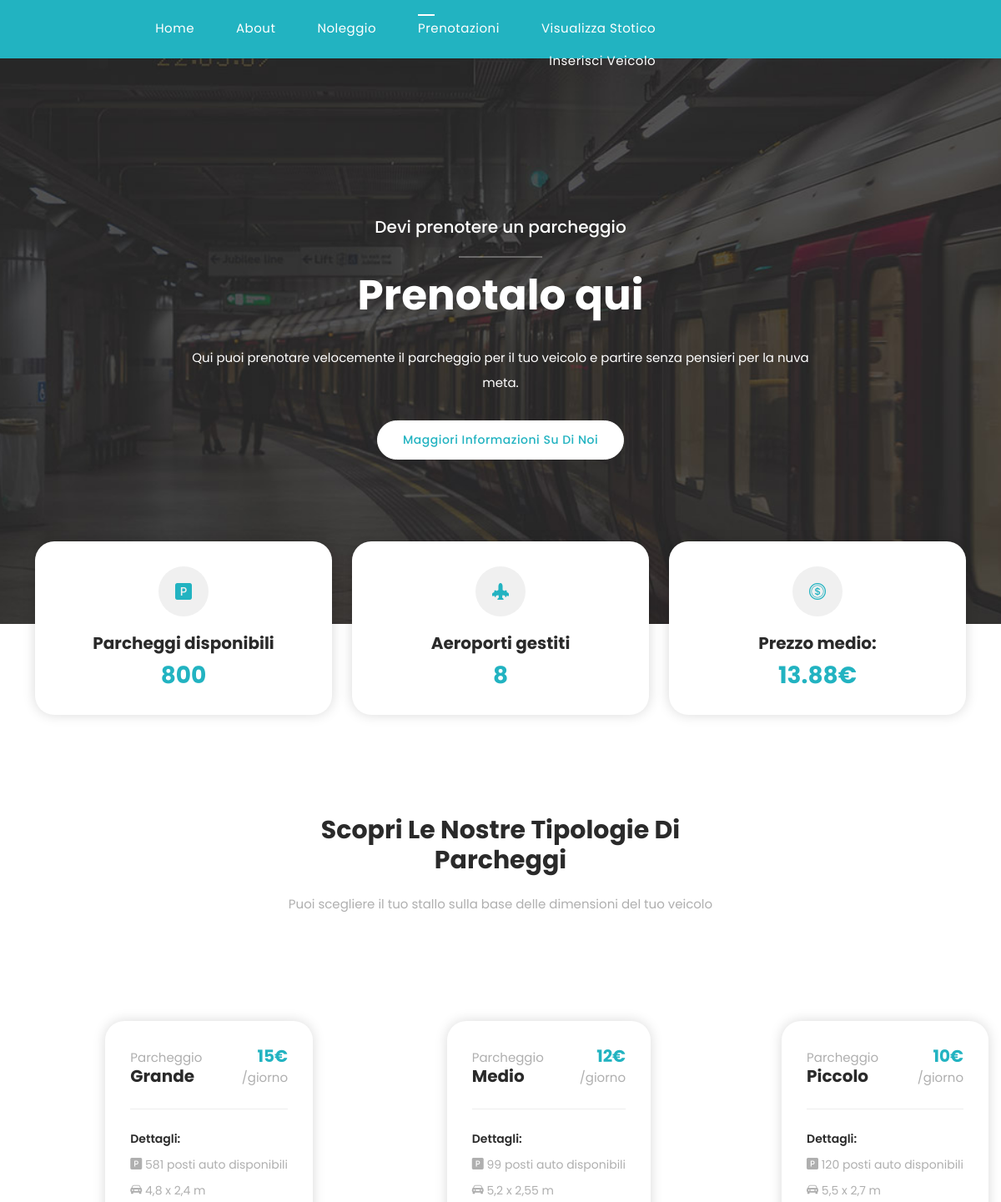
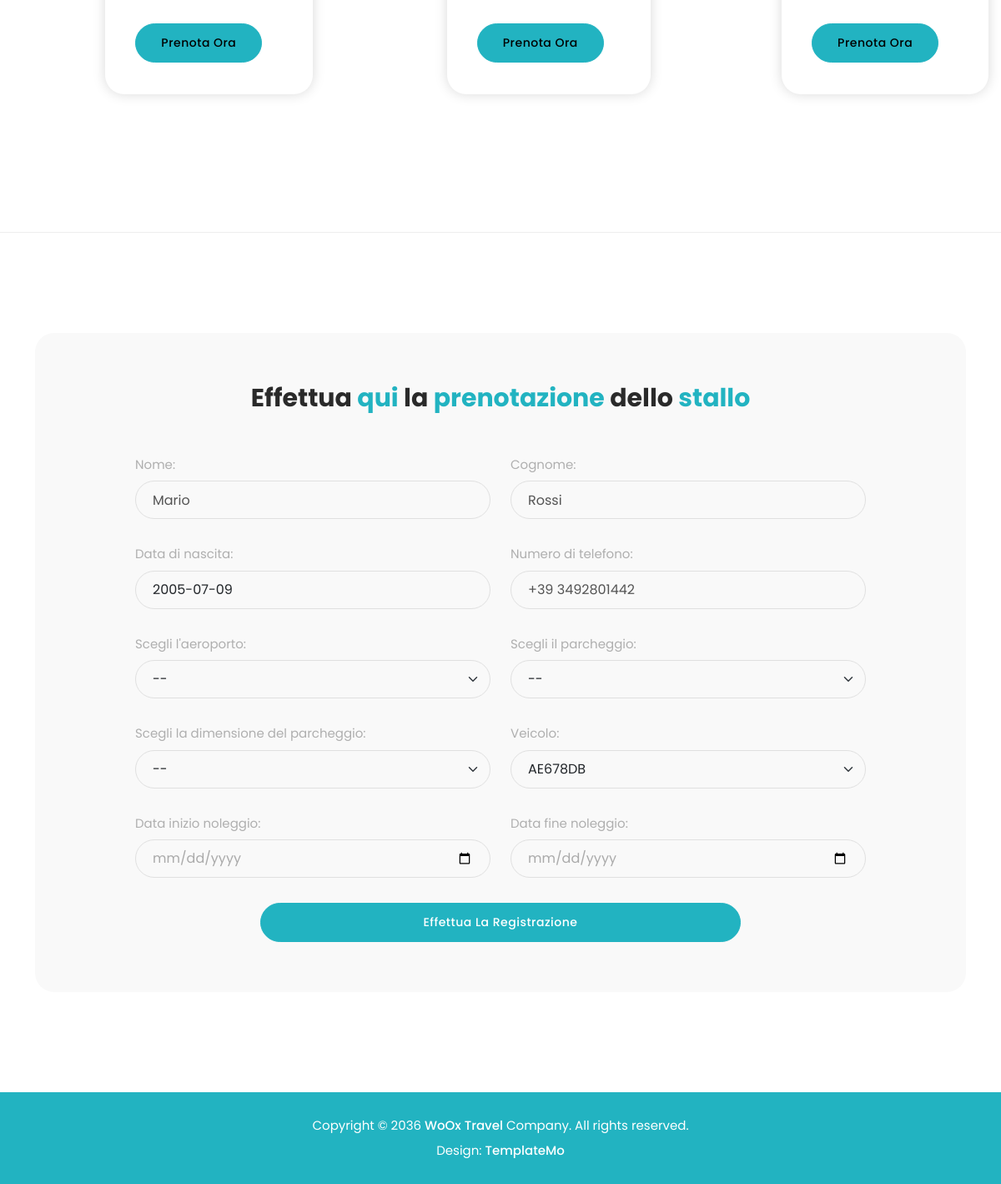
Screenshot of /prenotaParcheggio.php (signed in) with the database file from the repository (2 pictures, top to bottom).
### tables this page shows
CREATE TABLE `Utente` (
  `mail` varchar(128) NOT NULL,
  `nome` varchar(64) NOT NULL,
  `cognome` varchar(64) NOT NULL,
  `dataNascita` date NOT NULL,
  `numeroTelefono` varchar(10) NOT NULL,
  `password` varchar(128) NOT NULL
);

### prenotaParcheggio.php (the view, shortened to what this page needs)
<!DOCTYPE html>
<html lang="en">
<head>
  <link href="vendor/bootstrap/css/bootstrap.min.css" rel="stylesheet">
  <link rel="stylesheet" href="https://cdn.jsdelivr.net/npm/bootstrap-icons@1.11.3/font/bootstrap-icons.min.css">
  <link rel="stylesheet" href="assets/css/fontawesome.css">
  <link rel="stylesheet" href="assets/css/templatemo-woox-travel.css">
  <link rel="stylesheet" href="assets/css/owl.css">
  <link rel="stylesheet" href="assets/css/animate.css">
  <link rel="stylesheet" href="https://unpkg.com/swiper@7/swiper-bundle.min.css" />
</head>
<body>
  <header class="header-area header-sticky">
    <div class="container">
      <div class="row">
        <div class="col-12">
          <nav class="main-nav">
            <ul class="nav">
              <li><a href="home.php">Home</a></li>
              <li><a href="about.php">About</a></li>
              <li><a href="noleggioAuto.php">Noleggio</a></li>
              <li><a href="prenotaParcheggio.php" class="active">Prenotazioni</a></li>
              <li><a href="storico.php">Visualizza Stotico</a></li>
              <li><a href="inserisciVeicolo.php">Inserisci Veicolo</a></li>
            </ul>
          </nav>
        </div>
      </div>
    </div>
  </header>
  <div class="second-page-heading">
    <div class="container">
      <div class="row">
        <div class="col-lg-12">
          <h4>Devi prenotere un parcheggio</h4>
          <h2>Prenotalo qui</h2>
          <p>Qui puoi prenotare velocemente il parcheggio per il tuo veicolo e partire senza pensieri per la nuva meta.</p>
          <div class="main-button"><a href="about.html">Maggiori informazioni su di noi</a></div>
        </div>
      </div>
    </div>
  </div>
  <div class="more-info reservation-info">
    <div class="container">
      <div class="row">
        <div class="col-lg-4 col-sm-6">
          <div class="info-item">
            <i class="bi bi-p-square-fill"></i>
            <h4>Parcheggi disponibili</h4>
            <h3 style="color: #22b3c1;">
              <?php
              include("connessione.php");
              $sql = "SELECT COUNT(*) FROM `PostoAuto`";
              $result = $conn->query($sql);
              if ($result === false) {
              } else {
                $row = $result->fetch_assoc();
                $count = $row['COUNT(*)'];
                echo $count;
              }
              ?>
            </h3>
          </div>
        </div>
        <div class="col-lg-4 col-sm-6">
          <div class="info-item">
            <i class="bi bi-airplane-engines-fill"></i>
            <h4>Aeroporti gestiti</h4>
            <h3 style="color: #22b3c1;">
              <?php
              $sql = "SELECT COUNT(*) FROM `Aeroporti`";
              $result = $conn->query($sql);
              if ($result === false) {
              } else {
                $row = $result->fetch_assoc();
                $count = $row['COUNT(*)'];
                echo $count;
              }
              ?>
            </h3>
          </div>
        </div>
        <div class="col-lg-4 col-sm-6">
          <div class="info-item">
            <i class="bi bi-coin"></i>
            <h4>Prezzo medio:</h4>
            <h3 style="color: #22b3c1;">
              <?php
              $sql = "SELECT AVG(CostoGiornaliero) FROM `PostoAuto`";
              $result = $conn->query($sql);
              if ($result === false) {
              } else {
                $row = $result->fetch_assoc();
                $prezzoMedio = $row['AVG(CostoGiornaliero)'];
                $prezzo = round($prezzoMedio, 2);
                echo $prezzo . "€";
              }
              ?>
            </h3>
          </div>
        </div>
      </div>
    </div>
  </div>
  <div class="weekly-offers">
    <div class="container">
      <div class="row">
        <div class="col-lg-6 offset-lg-3">
          <div class="section-heading text-center">
            <h2>Scopri le nostre tipologie di parcheggi</h2>
            <p>Puoi scegliere il tuo stallo sulla base delle dimensioni del tuo veicolo</p>
          </div>
        </div>
      </div>
    </div>
    <div class="container-fluid">
      <div class="row">
        <div class="col-lg-12">
          <div class="owl-weekly-offers owl-carousel">
            <?php
            $sql = "SELECT DISTINCT `Dimensioni` FROM `PostoAuto`";
            $result = $conn->query($sql);
            if ($result === false) {
              echo "Errore nella query: " . $conn->error;
            } else {
              if ($result->num_rows > 0) {
                while ($row = $result->fetch_assoc()) {
                  $sql2 = "SELECT AVG(CostoGiornaliero) AS `costoMedio` FROM `PostoAuto` WHERE `Dimensioni` = '" . $row['Dimensioni'] . "'";
                  $result2 = $conn->query($sql2);
                  if ($result2 === false) {
                    echo "Errore nella query: " . $conn->error;
                  } else {
                    $row2 = $result2->fetch_assoc();
                    $prezzoParcheggio = round($row2['costoMedio'], 2);
                  }
                  $sql3 = "SELECT COUNT(*) AS `numParcheggi` FROM `PostoAuto` WHERE `Dimensioni`= '" . $row['Dimensioni'] . "'";
                  $result3 = $conn->query($sql3);
                  if ($result3 === false) {
                    echo "Errore nella query: " . $conn->error;
                  } else {
                    $row3 = $result3->fetch_assoc();
                    $numParcheggi = $row3['numParcheggi'];
                  }
                  $dimensioni = "";
                  $img = "";
                  switch ($row['Dimensioni']) {
                    case "Grande":
                      $dimensioni = "4,8 x 2,4";
                      $img = "https://img.freepik.com/premium-vector/parking-lot-with-car-city-background-car-parking-icon-parking-space-parking-lot-car-parking-concept-vector-illustration_735449-108.jpg?size=626&ext=jpg";
                      break;
                    case "Medio":
                      $dimensioni = "5,2 x 2,55";
                      $img = "https://i.pinimg.com/736x/78/b4/9b/78b49b274519ecc816bfc5d4bbe7631e.jpg";
                      break;
                    case "Piccolo":
                      $dimensioni = "5,5 x 2,7";
                      $img = "https://img.freepik.com/premium-vector/car-parking-sign-parking-space-icon-parking-lot-car-parking-flat-style-vector-illustration-web-element_435184-1157.jpg";
                      break;
                  }
                  echo "<div class='item'>
                          <div class='thumb'>
                            <img src='" . $img . "' alt=''>
                            <div class='text'>
                              <h4><span>Parcheggio</span><br>" . $row['Dimensioni'] . "</h4>
                              <h6>" . $prezzoParcheggio . "€<br><span>/giorno</span></h6>
                              <div class='line-dec'></div>
                              <ul>
                                <li>Dettagli:</li>
                                <li><i class='bi bi-p-square-fill'></i> " . $numParcheggi . " posti auto disponibili</li>
                                <li><i class='bi bi-car-front-fill'></i> " . $dimensioni . " m</li>
                              </ul>
                              <div class='main-button'>
                                <form method='POST' action='prenotaParcheggio.php'>
                                  <input name='dimen' value='" . $row['Dimensioni'] . "' hidden>
                                  <button style='border-style: none; background-color: white;' type='submit'><a>Prenota ora</a></button>
                                </form>
                              </div>
                            </div>
                          </div>
                        </div>";
                }
              } else {
                echo "0 risultati";
              }
            }
            ?>
          </div>
        </div>
      </div>
    </div>
  </div>
  <div class="reservation-form">
    <div class="container">
      <div class="row">
        <div class="col-lg-12">
          <form id="reservation-form" name="gs" method="Post"  action="resocontoPrenotazione.php">
            <div class="row">
              <div class="col-lg-12">
                <h4>Effettua <em>qui</em> la <em>prenotazione</em> dello <em>stallo</em></h4>
              </div>
              <div class="col-lg-6">
                <fieldset>
                  <label for="Name" class="form-label">Nome: </label>
                  <?php
                  $mail = $_SESSION["utente"];
                  $sql = "SELECT `nome`, `cognome`, `dataNascita`, `numeroTelefono`  FROM `Utente` WHERE `mail` = '" . $mail . "'";
                  $result = $conn->query($sql);
                  if ($result === false) {
                  } else {
                    $row = $result->fetch_assoc();
                    $nome = $row['nome'];
                    $cognome = $row['cognome'];
                    $dataNascita = $row['dataNascita'];
                    $numeroTelefono = $row['numeroTelefono'];
                  }
                  echo "<input type='text' name='nome' class='Name' value='$nome' disabled>
                          <input type='text' name='nome' class='Name' value='$nome' hidden>";
                  ?>
                </fieldset>
              </div>
              <div class="col-lg-6">
                <fieldset>
                  <label for="cognome" class="form-label">Cognome: </label>
                  <?php
                  echo "<input type='text' name='cognome' class='Name' value='$cognome' disabled>
                    <input type='text' name='cognome' class='Name' value='$cognome' hidden>";
                  ?>
                </fieldset>
              </div>
              <div class="col-lg-6">
                <fieldset>
                  <label for="dataNascita" class="form-label">Data di nascita: </label>
                  <?php
                  echo "<input style='color: #212529;' type='text' name='dataNascita' class='date' value='$dataNascita' disabled>
                    <input style='color: #212529;' type='text' name='dataNascita' class='date' value='$dataNascita' hidden>";
                  ?>
                </fieldset>
              </div>
              <div class="col-lg-6">
                <fieldset>
                  <label for="numeroTel" class="form-label">Numero di telefono: </label>
                  <?php
                  echo "<input type='text' name='numeroTel' class='number' value='+39 " . $numeroTelefono . "' disabled>
                    <input type='text' name='numeroTel' class='number' value='+39 " . $numeroTelefono . "' hidden>";
                  ?>
                </fieldset>
              </div>
              <div class="col-lg-6">
                <fieldset>
                  <label for="aeroporto" class="form-label">Scegli l'aeroporto: </label>
                  <select name="aeroporto" class='form-select' aria-label='Default select example' onChange='getParcheggi(this.value)'>
                    <option value=''>--</option>
                  </select>
                </fieldset>
              </div>
              <div class="col-lg-6">
                <fieldset>
                  <label for="parcheggio" class="form-label">Scegli il parcheggio: </label>
                  <select name="parcheggio" id="selectParcheggi" class='form-select' aria-label='Default select example'>
                    <option value=''>--</option>
                  </select>
                </fieldset>
              </div>
              <div class="col-lg-6">
                <fieldset>
                  <label for="dimensioni" class="form-label">Scegli la dimensione del parcheggio: </label>
                  <?php
                  if($_SERVER["REQUEST_METHOD"] == "POST"){
                    $dimensioni = $_POST["dimen"];
                    echo "<input type='text' name='dimensioni' class='number' value='" . $dimensioni . "' disabled>
                    <input type='text' name='dimensioni' class='number' value='" . $dimensioni . "' hidden>";
                  } else {
                    echo "<select name='dimensioni' class='form-select' aria-label='Default select example'>
                            <option value=''>--</option>
                            <option value='Grande'>Grande</option>
                            <option value='Medio'>Medio</option>
                            <option value='Piccolo'>Piccolo</option>
                          </select>";
                  }
                  ?>
                </fieldset>
              </div>
              <div class="col-lg-6">
                <fieldset>
                  <label for="veicolo" class="form-label">Veicolo: </label>
                  <?php
                  $sql = "SELECT `targa` FROM `Veicolo` WHERE `mail` = '" . $_SESSION['utente'] . "'";
                  $result = $conn->query($sql);
                  if ($result->num_rows > 0) {
                    echo "<select name='targa' class='form-select' aria-label='Default select example'>";
                    while ($row = $result->fetch_assoc()) {
                      echo "<option value='" . $row['targa'] . "'>" . $row['targa'] . "</option>";
                    }
                    echo "</select>";
                  } else {
                    if ($result->num_rows == 1) {
                      echo "<input type='text' name='targa' class='form-control' value='".$row['targa']."' disabled>";
                    } else {
                      echo "<input type='text' name='targa' id='errore' class='form-control' placeholder='Nessun veicolo disponibile' disabled>";
                    }
                  }
                  ?>
                </fieldset>
              </div>
              <div class="col-lg-6">
                <fieldset>
                  <label for="dataInizio" class="form-label">Data inizio noleggio:</label>
                  <input type="date" id="dataInizio" name="dataInizio" class="date" required>
                </fieldset>
              </div>
              <div class="col-lg-6">
                <fieldset>
                  <label for="dataFine" class="form-label">Data fine noleggio:</label>
                  <input type="date" id="dataFine" name="dataFine" class="date" required>
                </fieldset>
              </div>
              <div class="col-lg-2"></div>
              <div class="col-lg-8">
                <fieldset>
                  <button type="button" onclick="controlla()" class="main-button">Effettua la registrazione</button>
                </fieldset>
              </div>
              <div class="col-lg-2"></div>
            </div>
          </form>
        </div>
      </div>
    </div>
  </div>
  <footer>
    <div class="container">
      <div class="row">
        <div class="col-lg-12">
          <p>Copyright © 2036 <a href="#">WoOx Travel</a> Company. All rights reserved.
            <br>Design: <a href="https://templatemo.com" target="_blank" title="free CSS templates">TemplateMo</a>
          </p>
        </div>
      </div>
    </div>
  </footer>
</body>
</html>

### rows the page displays
utente: nome "Mario", cognome "Rossi", dataNascita "2005-07-09", numeroTel "+39 3492801442"

### other values shown
$count "800"
$count "8"
$prezzo "13.88"
$row['Dimensioni'] "Grande"
$prezzoParcheggio "15"
$numParcheggi "581"
$dimensioni "4,8 x 2,4"
$row['Dimensioni'] "Medio"
$prezzoParcheggio "12"
$numParcheggi "99"
$dimensioni "5,2 x 2,55"
$row['Dimensioni'] "Piccolo"
$prezzoParcheggio "10"
$numParcheggi "120"
$dimensioni "5,5 x 2,7"
